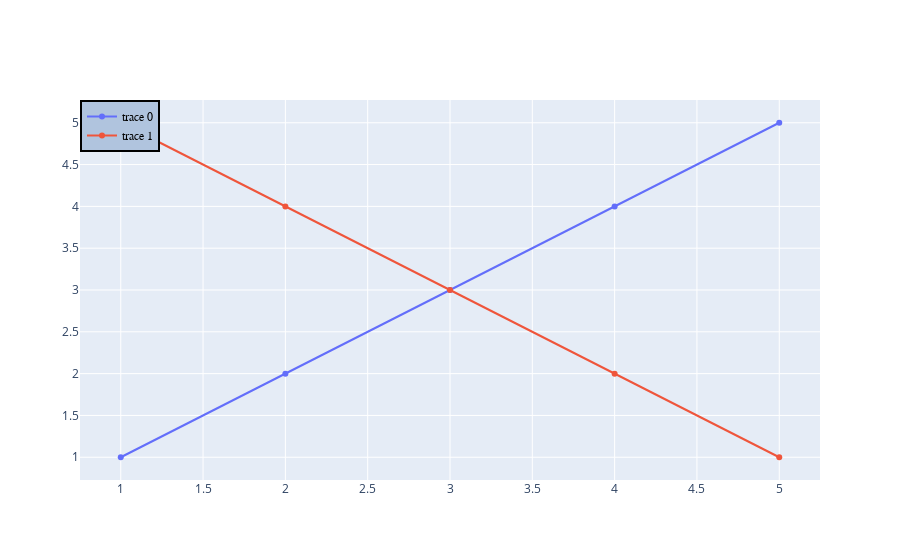

The notebook cell saved with this chart:
### Markdown cell above
<h4 id="Style-Legend">Style Legend<a class="anchor-link" href="#Style-Legend">¶</a></h4>

### Code cell
import plotly.graph_objects as go

fig = go.Figure()

fig.add_trace(go.Scatter(
    x=[1, 2, 3, 4, 5],
    y=[1, 2, 3, 4, 5],
))

fig.add_trace(go.Scatter(
    x=[1, 2, 3, 4, 5],
    y=[5, 4, 3, 2, 1],
))

fig.update_layout(
    legend=go.layout.Legend(
        x=0,
        y=1,
        traceorder="normal",
        font=dict(
            family="sans-serif",
            size=12,
            color="black"
        ),
        bgcolor="LightSteelBlue",
        bordercolor="Black",
        borderwidth=2
    )
)

fig.show()

### Figure 1 — Plotly figure (JSON) as saved in the notebook; plotly's stock layout.template omitted (floating-point values rounded to 4 significant figures)
{"data": [{"type": "scatter", "x": [1, 2, 3, 4, 5], "y": [1, 2, 3, 4, 5]}, {"type": "scatter", "x": [1, 2, 3, 4, 5], "y": [5, 4, 3, 2, 1]}], "layout": {"legend": {"bgcolor": "LightSteelBlue", "bordercolor": "Black", "borderwidth": 2, "font": {"color": "black", "family": "sans-serif", "size": 12}, "traceorder": "normal", "x": 0, "y": 1}}}
